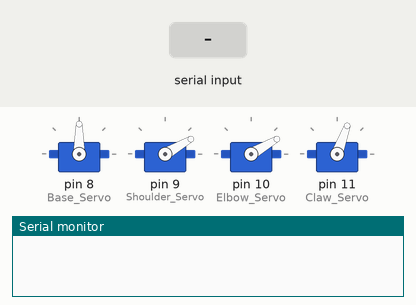
This sketch was run on a simulated Arduino Uno, built with avr-gcc and run on an emulated ATmega328P. Shown: 4 × servo, the last lines printed to the serial monitor. The test bench sets the inputs (shaded band).

Above: at 1.4 s.
1.5 s: "L" received over Serial
At 1.9 s:
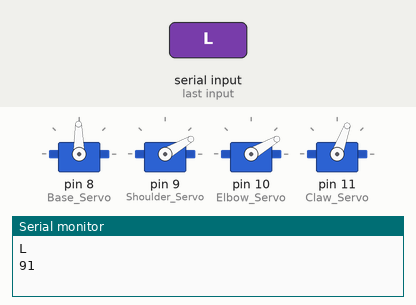
3.0 s: "B" received over Serial
At 4.2 s:
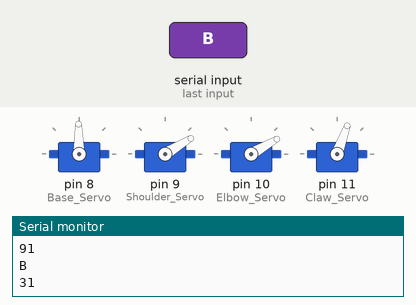
4.5 s: "R" received over Serial
At 5.4 s:
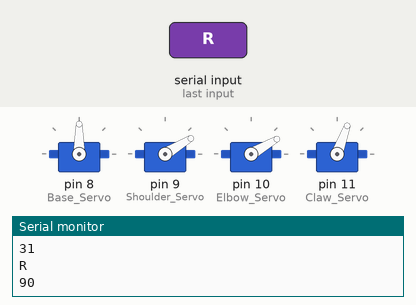
6.0 s: "G" received over Serial
At 6.5 s:
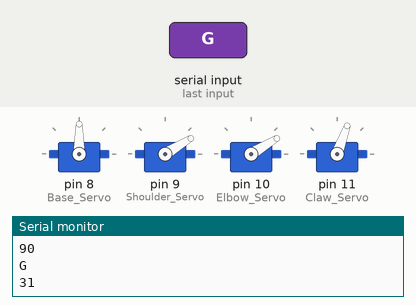
Timing chart, 0 to 8.5 s (numbered marks = the images above; inputs shaded):
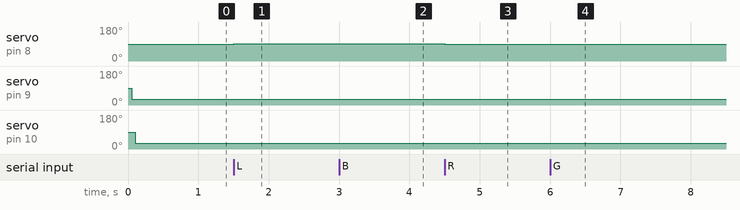

The sketch:

robotic_arm.ino
```cpp
#include <Servo.h>
//Define the pins where the servo motors are attached
#define Base_Servo 8
#define Elbow_Servo 10
#define Shoulder_Servo 9
#define Claw_Servo 11
//Define the variables to control the servo motors
Servo elbow_servo, shoulder_servo, claw_servo, base_servo;
void setup()
{
  //This is the first chunk of code that runs when the program starts
  pinMode(Elbow_Servo, OUTPUT);
  pinMode(Shoulder_Servo, OUTPUT);
  pinMode(Claw_Servo, OUTPUT);
  pinMode(Base_Servo, OUTPUT);
  base_servo.attach(Base_Servo);
  shoulder_servo.attach(Shoulder_Servo);
  elbow_servo.attach(Elbow_Servo);
  claw_servo.attach(Claw_Servo);
  //The code below set the starter position of the arm
  claw_servo.write(30);
  delay(50);
  shoulder_servo.write(30);
  delay(50);
  elbow_servo.write(30);
  delay(50);
  base_servo.write(90);
  delay(50);
  claw_servo.write(70);

  //shoulder_servo.write(0);
  Serial.begin(9600);


}

boolean ClawState = true;
int BasePosition = 90, ShoulderPosition = 30, ElbowPosition = 30;
char read;
void BaseRotate();
void Shoulder();
void Elbow();
void Claw();

void loop()
{
  while (!Serial.available());
  read = Serial.read();
  Serial.println(read);
  if (read == 'L' || read == 'R') {
    //When L or R is received, the base will rotate to the left or to the right depending on what was received
    BaseRotate();
  }
  else if (read == 'F' || read == 'B') {
    //When F or B is received, the shoulder will move back and forward depending on what was received
    Shoulder();

  }
  else if (read == 'G' || read == 'H') {
    //When G or H is received, the elbow will move up and down depending on what was received
    Elbow();

  }
  else if (read == 'x' || read == 'X') {
    //When x or X is received, the claw will open or close depending on the state of the claw
    //The "X" character will just toggle the state
    Claw();
  }


}
void BaseRotate() {

  if (read == 'R') {

    BasePosition--; //Decrement one the base position
    if (BasePosition < 0) {
      //To avoid negative values
      BasePosition = 0;
    }

    base_servo.write(BasePosition);
    Serial.println(BasePosition);


  }

  else if (read == 'L') {
    BasePosition++; //Increment one the base position
    if (BasePosition > 180) {
      //To avoid an angle bigger than 180 degrees
      BasePosition = 180;

    }
    base_servo.write(BasePosition);

    Serial.println(BasePosition);
  }
}
void Shoulder() {

  if (read == 'F') {
    ShoulderPosition--;
    if (ShoulderPosition < 30) {
      //The smallest shoulder angle to not harm the arm is 30 degrees
      ShoulderPosition = 30;
    }
    shoulder_servo.write(ShoulderPosition);
    Serial.println(ShoulderPosition);
  }
  else if (read == 'B') {
    //The biggest shoulder angle is 120 degrees
    ShoulderPosition++;
    if (ShoulderPosition > 120) {
      ShoulderPosition = 120;
    }
    shoulder_servo.write(ShoulderPosition);
    Serial.println(ShoulderPosition);
  }

}

void Elbow() {
  if (read == 'G') {
    ElbowPosition++;
    if (ElbowPosition > 150) {
      //The biggest Elbow angle to not harm the arm is 150 degrees
      ElbowPosition = 150;
    }
    elbow_servo.write(ElbowPosition);
    Serial.println(ElbowPosition);
  }
  else if (read == 'H') {
    ElbowPosition--;
    if (ElbowPosition < 30) {
      //The smallest Elbow angle to not harm the arm is 30 degrees
      ElbowPosition = 30;
    }
    elbow_servo.write(ElbowPosition);
    Serial.println(ElbowPosition);
  }

}
void Claw() {
  //This function just changes the claw state. If it's closed it will open and vice versa
  ClawState = !ClawState;
  if (ClawState == true) {
    claw_servo.write(30);

  }
  else
    claw_servo.write(70);

}
```

Measured:
- after the input at 1.5 s, servo on pin 8 (Base_Servo): 90° → 91° at once
- after the input at 3.0 s, servo on pin 9 (Shoulder_Servo): 30° → 31° at once
- after the input at 4.5 s, servo on pin 8 (Base_Servo): 91° → 90° at once
- after the input at 6.0 s, servo on pin 10 (Elbow_Servo): 30° → 31° at once
